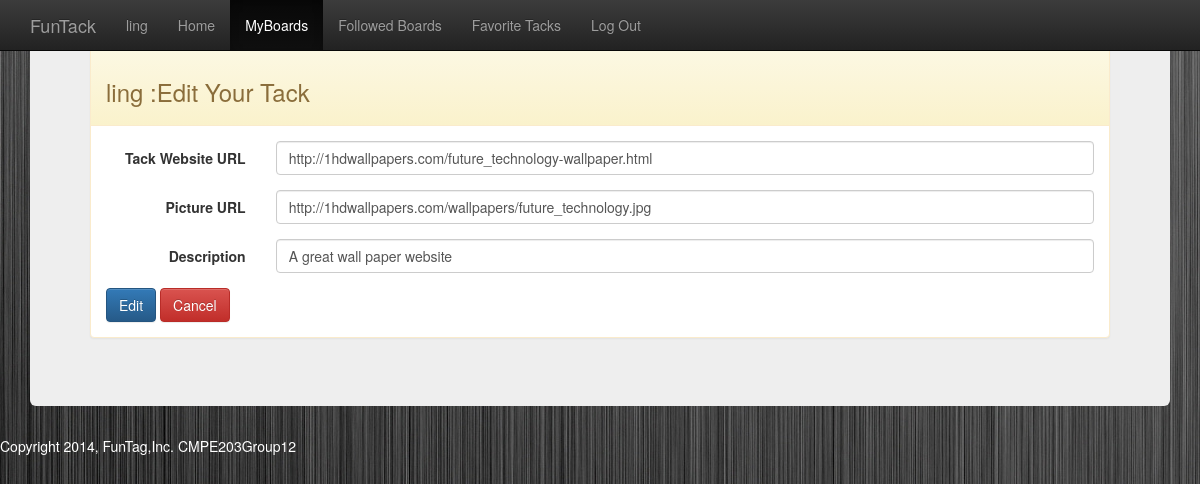
Before: /views/user_edit_tack.php?tackid=1&boardid=1 (signed in) with the older database file.
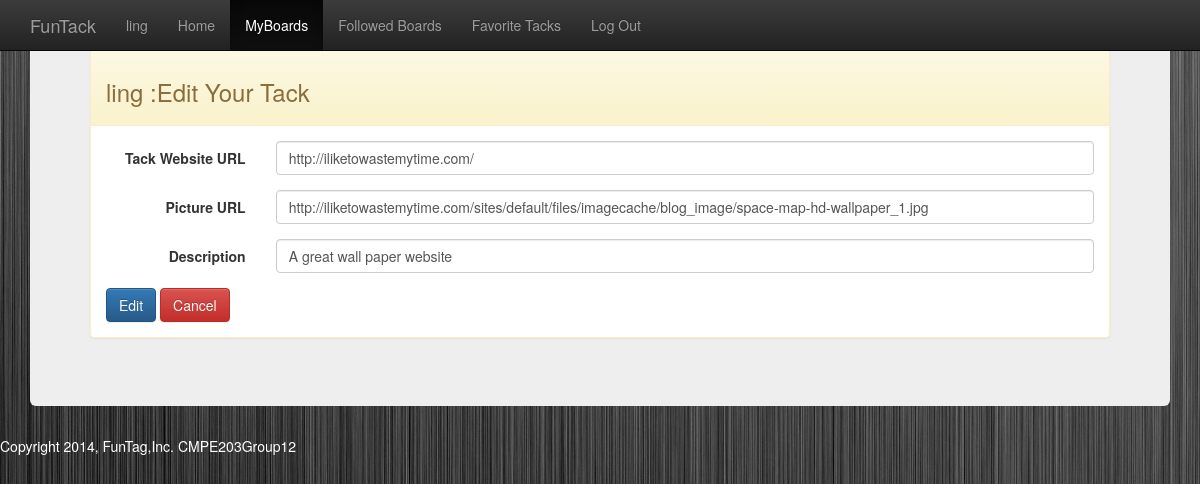
After: the same page with the newer database file.
### tables this page shows
CREATE TABLE users (
user_id int Not NULL AUTO_INCREMENT,
first_name varchar(100) NOT NULL,
last_name varchar(100) NOT NULL,
email_id varchar(100) NOT NULL,  
password MEDIUMTEXT not NULL,
admin_authority bit default 0, 
PRIMARY KEY (user_id)
);

CREATE TABLE tacks (
tack_id int NOT NULL AUTO_INCREMENT,
user_id int NOT NULL,   
website_url varchar(255) ,
picture_url varchar(255) ,
description varchar(255),
no_of_retacks int,
no_of_favorites int,
FOREIGN KEY (user_id) REFERENCES users(user_id)
  ON DELETE CASCADE ON UPDATE CASCADE,
PRIMARY KEY (tack_id)
);

### models/database.php (called while the page is built, shortened)
<?php
class MySQLDatabase {
	public $connection;
	public function open_connection(){
		$this->connection = mysqli_connect(DB_SERVER, DB_USER, DB_PASS, DB_NAME);
	}
	public function query($sql){
	 $result= mysqli_query($this->connection, $sql);
		return $result;
	}
	public function fetch_array($result_set){
		return mysqli_fetch_array($result_set);
	}
}
	$database = new MySQLDatabase();
?>

### models/user.php (called while the page is built, shortened)
<?php
	require_once("database.php");
class User {
	private static function instantiate ($record){
		$object =new self;
		$object->user_id =$record['user_id'];
		$object->email_id =$record['email_id'];
		$object->password =$record['password'];
		$object->last_name =$record['last_name'];
		$object->first_name =$record['first_name'];
		$object->admin_authority =$record['admin_authority'];
		return $object;
	}
	public static function find_by_id($id=0) {
		$result_array = static::find_by_sql("select * from users where user_id={$id} limit 1");
		return $result_array[0];
	}
	public static function find_by_sql($sql=""){
		global $database;
		$result_set =$database->query($sql);
		$object_array = array();
		while($row = $database->fetch_array($result_set)){
			$object_array[] = static::instantiate ($row);
		}
		return $object_array;
	}
}
?>

### controllers/userEditTackController.php (called while the page is built, shortened)
<?php
$user = User::find_by_id($_SESSION["user_id"]);
$tack = Tack::find_by_id($_GET["tackid"]);
$board = Board::find_by_id($_GET["boardid"]);
?>

### models/tack.php (called while the page is built, shortened)
<?php
	require_once("database.php");
class Tack {
	private static function instantiate ($record){
		$object =new self;
		$object->tack_id =$record['tack_id'];
		$object->user_id =$record['user_id'];
		$object->website_url =$record['website_url'];
		$object->picture_url =$record['picture_url'];
		$object->description =$record['description'];
		$object->no_of_retacks =$record['no_of_retacks'];
		$object->no_of_favorites =$record['no_of_favorites'];
		return $object;
	}
	public static function find_by_sql($sql=""){
		global $database;
		$result_set =$database->query($sql);
		if($result_set){
			$object_array = array();
			while($row = $database->fetch_array($result_set)){
				$object_array[] = static::instantiate ($row);
			}
			return $object_array;
		}
		else return NULL;
	}
	public static function find_by_id($id=0) {
		$result_array = static::find_by_sql("select * from tacks where tack_id={$id} limit 1");
		return $result_array[0] ;
	}
}
?>

### models/board.php (called while the page is built, shortened)
<?php
	require_once("database.php");
class Board {
	private static function instantiate ($record){
		$object =new self;
		$object->board_id=$record['board_id'];
		$object->category_id =$record['category_id'];
		$object->user_id =$record['user_id'];
		$object->name =$record['name'];
		$object->description =$record['description'];
		$object->created_date =$record['created_date'];
		$object->no_of_tacks =$record['no_of_tacks'];
		$object->privacy =$record['privacy'];
		return $object;
	}
	public static function find_by_sql($sql=""){
		global $database;
		$result_set =$database->query($sql);
		if ($result_set){
			$object_array = array();
			while($row = $database->fetch_array($result_set)){
				$object_array[] = static::instantiate ($row);
			}
			return $object_array;
		}
		else return NULL;
	}
	public static function find_by_id($id=0) {
		$result_array = static::find_by_sql("select * from boards where board_id={$id} limit 1");
		return $result_array[0] ;
	}
}

### views/user_edit_tack.php (the view, shortened to what this page needs)
<?php require_once("../controllers/userEditTackController.php"); ?>
<?php include("layouts/header.php"); ?>
<?php $activeMenu = "user_myboards"; include("layouts/menu.php"); ?>
<div id="content">
    <div class="panel panel-warning" >
	<div class="panel-heading"><h3><?php echo htmlentities($user->first_name); ?> :Edit Your Tack </h3></div>
	<div class="panel-body">
		<form action="user_edit_tack.php?tackid=<?php echo urlencode($tack->tack_id);?>&boardid=<?php echo urlencode($board->board_id);?>" method="post" class="form-horizontal" role="form">
			<div class="form-group">
				<label for="WebsiteURL" class="col-sm-2 control-label">Tack Website URL</label>
				<div class="col-sm-10">
					<input type="text" name="websiteurl" class="form-control" value="<?php echo htmlentities($tack->website_url); ?>" placeholder="Website URL">
				</div>
			</div>
			<div class="form-group">
				<label for="WebsiteURL" class="col-sm-2 control-label">Picture URL</label>
				<div class="col-sm-10">
					<input type="text" name="pictureurl" class="form-control" value="<?php echo htmlentities($tack->picture_url); ?>" placeholder="picture URL">
				</div>
			</div>
			<div class="form-group">
				<label for="Description" class="col-sm-2 control-label">Description</label>
				<div class="col-sm-10">
					<input type="text" name="description" class="form-control" value="<?php echo htmlentities($tack->description); ?>" placeholder="Description">
				</div>
			</div>
			<input type="submit" name="submit" value="Edit" class="btn btn-primary"/>
			<a class="btn btn-danger " href="user_board.php?id=<?php echo urlencode($board->board_id);?>">Cancel</a>
		</form>
		</div>
	</div>
</div>
<?php include("layouts/footer.php"); ?>

### views/layouts/header.php (shortened to what this page needs)
<!DOCTYPE html PUBLIC "-//W3C//DTD HTML 4.01 Transitional//EN"
   "http://www.w3.org/TR/html4/loose.dtd">
<html lang="en">
<head>
		 <link rel="stylesheet" href="//netdna.bootstrapcdn.com/bootstrap/3.1.1/css/bootstrap.min.css">
    <link rel="stylesheet" href="//netdna.bootstrapcdn.com/bootstrap/3.1.1/css/bootstrap-theme.min.css">
</head>
<body style="background:url(../images/background.jpg);">
<div class="container" id="page">
	<div class="jumbotron">

### views/layouts/menu.php (shortened to what this page needs)
 <div class="navbar navbar-inverse navbar-fixed-top" role="navigation">
   <div class="container">
     <div class="navbar-header">
       <a class="navbar-brand" href="#">FunTack</a>
     </div>
     <div class="collapse navbar-collapse">
       <ul class="nav navbar-nav">
<li<?php if ($activeMenu == "user_profile") { ?> class="active"<?php } ?> ><a href="user_profile.php"><?php echo $_SESSION["first_name"]; ?> </a></li>
         <li<?php if ($activeMenu == "user_dashboard") { ?> class="active"<?php } ?> ><a href="user_dashboard.php">Home</a></li>
<li<?php if ($activeMenu == "user_myboards") { ?> class="active"<?php } ?> ><a href="user_myboards.php">MyBoards</a></li>
<li<?php if ($activeMenu == "user_followed_boards") { ?> class="active"<?php } ?> ><a href="user_followed_boards.php">Followed Boards</a></li>
<li<?php if ($activeMenu == "user_favorite_tacks") { ?> class="active"<?php } ?> ><a href="user_favorite_tacks.php">Favorite Tacks</a></li>
<li><a href="../controllers/logoutController.php">Log Out</a></li>
       </ul>
     </div>
   </div>
 </div>

### views/layouts/footer.php (shortened to what this page needs)
		</div>
	</div>
    <div id="footer" style="color:white;">Copyright 2014, FunTag,Inc.  CMPE203Group12</div>
	</body>
</html>

Changed rows visible on the page:
changed tacks "A great wall paper website": websiteurl "http://1hdwallpapers.com/future_technology-wallpaper.html" → "http://iliketowastemytime.com/"; pictureurl "http://1hdwallpapers.com/wallpapers/future_technology.jpg" → "http://iliketowastemytime.com/sites/default/files/imagecache/blog_image/space-map-hd-wallpaper_1.jpg"
